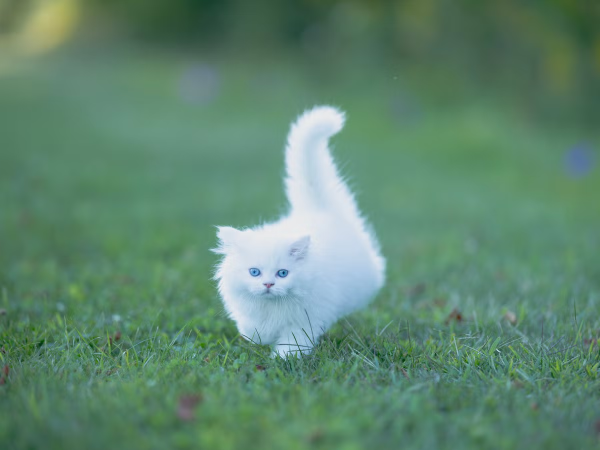
#> input picture cat.png, 1200 x 900 px (shown at 1/2 size)
$ jupyter execute F3_Convolution_neural_network.ipynb
#> lines starting #> are read from the running program, lines starting #| are printed output that depends on the picture; after the words box and inside, x2 and y2 are one past the last pixel; in counts of white or black regions, pixels touching at a corner belong together
[cell 1]
import numpy as np

[cell 2]
img = np.array(
    [
        [1, 1, 0, 0, 0, 0, 0, 0],
        [0, 1, 1, 0, 0, 0, 0, 0],
        [0, 0, 1, 1, 0, 0, 0, 0],
        [0, 0, 0, 1, 1, 0, 0, 0],
        [0, 0, 0, 0, 1, 1, 0, 0],
        [0, 0, 0, 0, 0, 1, 1, 0],
        [0, 0, 0, 0, 0, 0, 1, 1],
    ]
)

[cell 3]
import matplotlib.pyplot as plt


plt.imshow(img, cmap="gray")
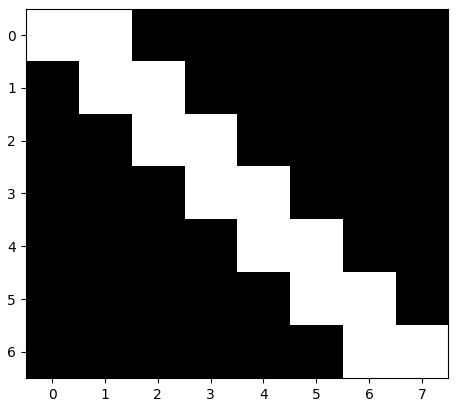
#> figure drawn by matplotlib, 1 panel

[cell 4]
kernel = np.array(
    [
        [-1, 0, 1],
        [-2, 0, 2],
        [-1, 0, 1],
    ]
)

[cell 5]
def convolve2d(image, kernel):
    kernel_height, kernel_width = kernel.shape
    image_height, image_width = image.shape

    output_height = image_height - kernel_height + 1
    output_width = image_width - kernel_width + 1

    output = np.zeros((output_height, output_width))

    for i in range(output_height):
        for j in range(output_width):
            region = image[i : i + kernel_height, j : j + kernel_width]
            output[i, j] = np.sum(region * kernel)

    return output

[cell 6]
plt.imshow(convolve2d(img, kernel), cmap="gray")
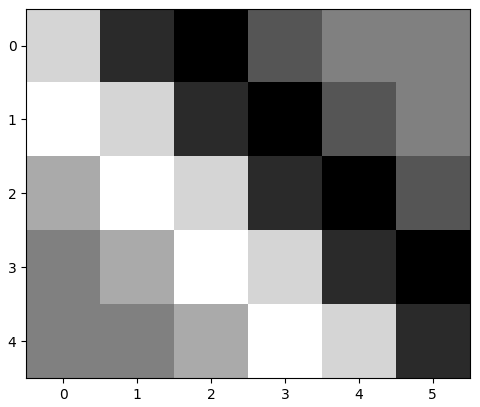
#> figure drawn by matplotlib, 1 panel

[cell 7]
img = plt.imread("cat.png")
#> img is the input picture: shape (900, 1200, 3) float32; mean R, G, B 0.372, 0.525, 0.436

# Convert to grayscale only when needed
if img.ndim == 3:
    img = np.mean(img[..., :3], axis=2)
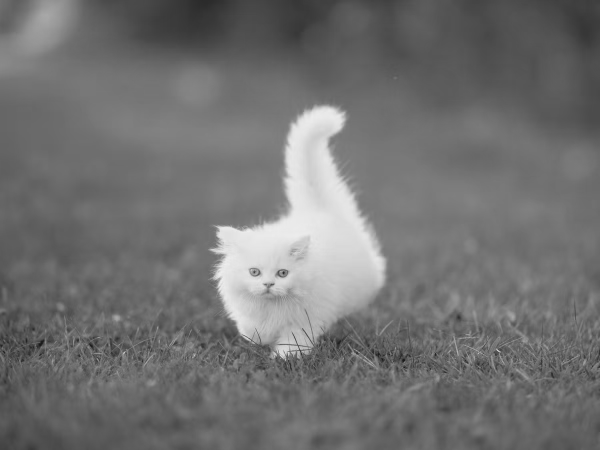
#> img: shape (900, 1200) float32 (shown at 1/2 size); min 0.0549, max 0.945, mean 0.444

img = img.astype(float)
if img.max() > 1.0:
    img = img / 255.0

img.shape
#> Out = (900, 1200)

[cell 8]
from skimage.transform import resize

# Resize less aggressively to preserve edges
img = resize(img, (256, 256), anti_aliasing=True)
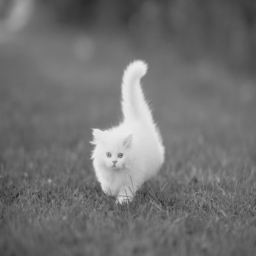
#> img: shape (256, 256) float64; min 0.141, max 0.924, mean 0.444
img.shape
#> Out = (256, 256)

[cell 9]
sobel_x = np.array(
    [
        [-1, 0, 1],
        [-2, 0, 2],
        [-1, 0, 1],
    ]
)

sobel_y = np.array(
    [
        [-1, -2, -1],
        [0, 0, 0],
        [1, 2, 1],
    ]
)

grad_x = convolve2d(img, sobel_x)
#> after the loop in convolve2d (call 2), `for i in range(output_height):`:
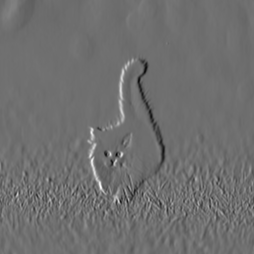
#> output: shape (254, 254) float64; min -1.32, max 1.69, mean -0.000366; drawn with min black and max white
grad_y = convolve2d(img, sobel_y)
#> after the loop in convolve2d (call 3), `for i in range(output_height):`:
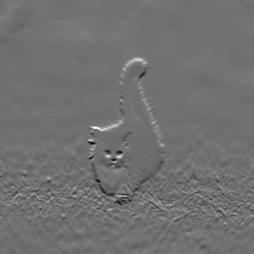
#> output: shape (254, 254) float64; min -1.26, max 1.59, mean 0.00225; drawn with min black and max white
edge_map = np.sqrt(grad_x**2 + grad_y**2)
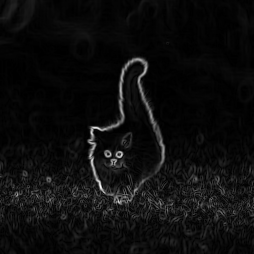
#> edge_map: shape (254, 254) float64; min 0, max 1.78, mean 0.0948; drawn with min black and max white

# Robust normalization for display contrast
scale = np.percentile(edge_map, 99)
#> scale = 0.784
if scale > 0:
    edge_map = np.clip(edge_map / scale, 0, 1)
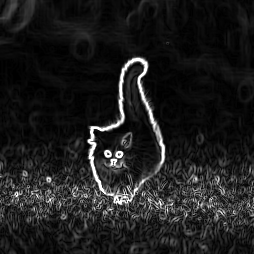
#> edge_map: shape (254, 254) float64; min 0, max 1, mean 0.118

binary_edges = edge_map > 0.25
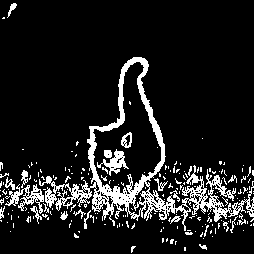
#> binary_edges: shape (254, 254) bool; 11.8% white; 210 white regions (185 under 20 px), largest, box (x1, y1, x2, y2) and area: (39, 57, 254, 231) 5039, (5, 184, 44, 214) 419, (97, 149, 129, 176) 294

plt.figure(figsize=(12, 4))
plt.subplot(1, 3, 1)
plt.title("Grayscale")
plt.imshow(img, cmap="gray")
plt.axis("off")

plt.subplot(1, 3, 2)
plt.title("Sobel Magnitude")
plt.imshow(edge_map, cmap="gray", vmin=0, vmax=1)
plt.axis("off")

plt.subplot(1, 3, 3)
plt.title("Binary Edges")
plt.imshow(binary_edges, cmap="gray")
plt.axis("off")
